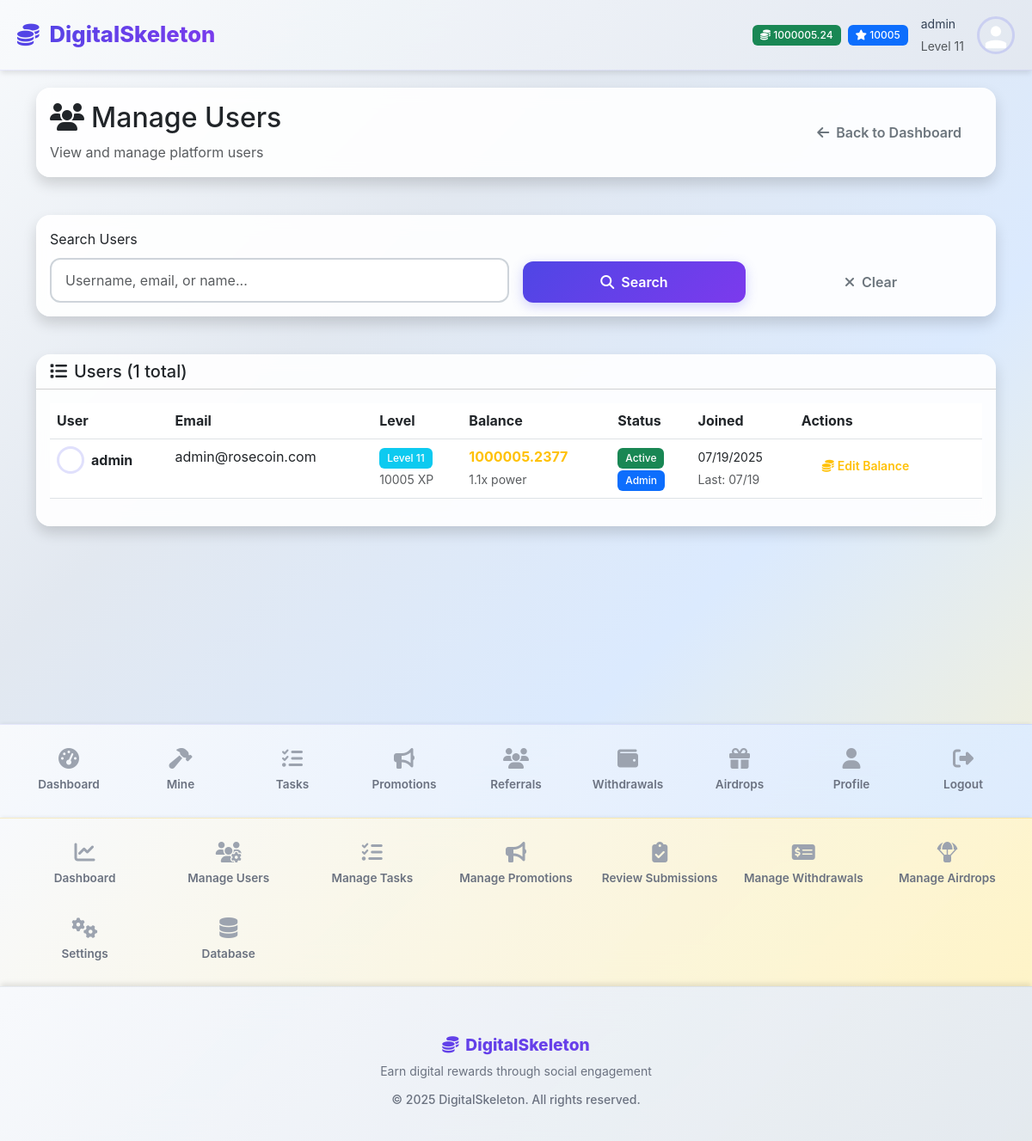
Before: /admin/users (signed in) with the older database file.
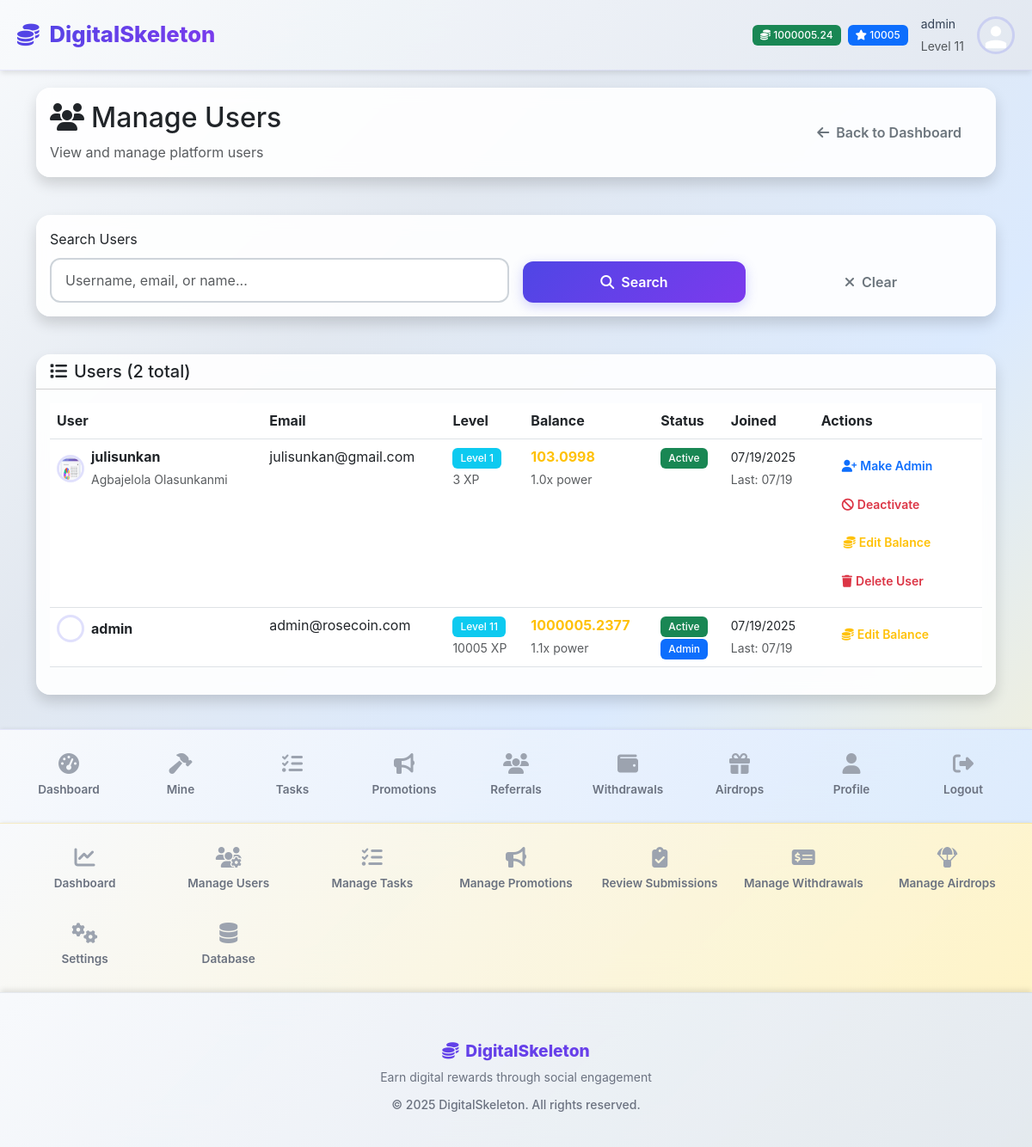
After: the same page with the newer database file.
### models/user.py (models this page shows, shortened)
class User(UserMixin, db.Model):
    id = db.Column(db.Integer, primary_key=True)
    username = db.Column(db.String(64), unique=True, nullable=False)
    email = db.Column(db.String(120), unique=True, nullable=False)
    password_hash = db.Column(db.String(256))
    first_name = db.Column(db.String(64))
    last_name = db.Column(db.String(64))
    balance = db.Column(db.Float, default=0.0)
    xp = db.Column(db.Integer, default=0)
    level = db.Column(db.Integer, default=1)
    mining_power = db.Column(db.Float, default=1.0)
    is_active = db.Column(db.Boolean, default=True)
    is_admin = db.Column(db.Boolean, default=False)
    email_verified = db.Column(db.Boolean, default=True)  # Auto-verified, no verification needed
    created_at = db.Column(db.DateTime, default=datetime.utcnow)
    last_login = db.Column(db.DateTime)
    last_mining = db.Column(db.DateTime)
    daily_mission_date = db.Column(db.Date)
    daily_missions_completed = db.Column(db.Integer, default=0)
    referral_code = db.Column(db.String(16), unique=True)
    referred_by = db.Column(db.Integer, db.ForeignKey('user.id'))
    wallet_address = db.Column(db.String(200))
    wallet_type = db.Column(db.String(50))  # 'paypal', 'bank', 'crypto'
    profile_image = db.Column(db.String(255))  # path to profile image
    mining_sessions = db.relationship('MiningSession', backref='user', lazy='dynamic')
    task_completions = db.relationship('TaskCompletion', foreign_keys='TaskCompletion.user_id', backref='user', lazy='dynamic')
    task_reviews = db.relationship('TaskCompletion', foreign_keys='TaskCompletion.reviewed_by', backref='task_reviewer', lazy='dynamic')
    withdrawals = db.relationship('Withdrawal', foreign_keys='Withdrawal.user_id', backref='user', lazy='dynamic')
    withdrawal_reviews = db.relationship('Withdrawal', foreign_keys='Withdrawal.reviewed_by', backref='withdrawal_reviewer', lazy='dynamic')
    airdrop_participations = db.relationship('AirdropParticipation', backref='user', lazy='dynamic')
    def get_profile_image_url(self):
        if self.profile_image:
            if self.profile_image.startswith('default-avatar-'):
                return f"/static/images/{self.profile_image}"
            else:
                return f"/static/uploads/profiles/{self.profile_image}"
        return "/static/images/default-avatar.svg"
    @property
    def profile_image_url(self):
        return self.get_profile_image_url()
    @property
    def avatar_url(self):
        return self.get_profile_image_url()

### core/admin.py (the view, shortened to what this page needs)
@admin_bp.route('/users')
@login_required
@admin_required
def users():
    page = request.args.get('page', 1, type=int)
    search = request.args.get('search', '')
    query = User.query
    users = query.order_by(User.created_at.desc()).paginate(
        page=page, per_page=20, error_out=False
    )
    return render_template('admin/users.html', users=users, search=search)

### app.py (called while the page is built, shortened)
@login_manager.user_loader
def load_user(user_id):
    from models.user import User
    return User.query.get(int(user_id))

@app.before_request
def check_maintenance_mode():
    from flask import current_app
    from models.settings import AppSettings
    if request.endpoint and request.endpoint.startswith('static'):
        return
    if request.endpoint in ['auth.login', 'auth.logout']:
        return
    if request.endpoint and request.endpoint.startswith('admin.') and current_user.is_authenticated and current_user.is_admin:
        return

@app.context_processor
def inject_app_settings():
    from models.settings import AppSettings
    return dict(app_settings=AppSettings.get_settings())

### core/admin.py (called while the page is built)
def admin_required(f):
    @wraps(f)
    def decorated_function(*args, **kwargs):
        if not current_user.is_authenticated or not current_user.is_admin:
            flash('Access denied. Admin privileges required.', 'error')
            return redirect(url_for('index'))
        return f(*args, **kwargs)
    return decorated_function

### templates/admin/users.html (shortened to what the changed rows need)
{% extends "base.html" %}
{% block content %}
<div class="container">
    <div class="row mb-4">
        <div class="col-12">
            <div class="card border-0 shadow">
                <div class="card-body">
                    <div class="d-flex justify-content-between align-items-center">
                        <div>
                            <h2><i class="fas fa-users me-2"></i>Manage Users</h2>
                        </div>
                    </div>
                </div>
            </div>
        </div>
    </div>
    <div class="row">
        <div class="col-12">
            <div class="card border-0 shadow">
                <div class="card-header bg-transparent">
                    <h5 class="card-title mb-0">
                        <i class="fas fa-list me-2"></i>Users ({{ users.total }} total)
                    </h5>
                </div>
                <div class="card-body">
                    {% if users.items %}
                    <div class="table-responsive">
                        <table class="table table-hover">
                            <thead>
                                <tr>
                                    <th>User</th>
                                    <th>Email</th>
                                    <th>Level</th>
                                    <th>Balance</th>
                                    <th>Status</th>
                                    <th>Joined</th>
                                    <th>Actions</th>
                                </tr>
                            </thead>
                            <tbody>
                                {% for user in users.items %}
                                <tr>
                                    <td>
                                        <div class="d-flex align-items-center">
                                            <img src="{{ user.avatar_url }}" alt="Avatar" class="rounded-circle me-2" width="32" height="32">
                                            <div>
                                                <strong>{{ user.username }}</strong>
                                                {% if user.first_name %}
                                                <br><small class="text-muted">{{ user.first_name }} {{ user.last_name or '' }}</small>
                                                {% endif %}
                                            </div>
                                        </div>
                                    </td>
                                    <td>{{ user.email }}</td>
                                    <td>
                                        <span class="badge bg-info">Level {{ user.level }}</span>
                                        <br><small class="text-muted">{{ user.xp }} XP</small>
                                    </td>
                                    <td>
                                        <strong class="text-warning">{{ "%.4f"|format(user.balance) }}</strong>
                                        <br><small class="text-muted">{{ "%.1f"|format(user.mining_power) }}x power</small>
                                    </td>
                                    <td>
                                        {% if user.is_active %}
                                        <span class="badge bg-success">Active</span>
                                        {% else %}
                                        <span class="badge bg-danger">Inactive</span>
                                        {% endif %}
                                        {% if user.is_admin %}
                                        <br><span class="badge bg-primary">Admin</span>
                                        {% endif %}
                                    </td>
                                    <td>
                                        <small>{{ user.created_at.strftime('%m/%d/%Y') }}</small>
                                        {% if user.last_login %}
                                        <br><small class="text-muted">Last: {{ user.last_login.strftime('%m/%d') }}</small>
                                        {% endif %}
                                    </td>
                                    <td>
                                        <div class="btn-group-vertical btn-group-sm" role="group">
                                            {% if user.id != current_user.id %}
                                            <form method="GET" action="{{ url_for('admin.toggle_admin', user_id=user.id) }}" class="d-inline">
                                                <button type="submit" class="btn btn-outline-{% if user.is_admin %}warning{% else %}primary{% endif %} btn-sm">
                                                    {% if user.is_admin %}
                                                    <i class="fas fa-user-minus me-1"></i>Remove Admin
                                                    {% else %}
                                                    <i class="fas fa-user-plus me-1"></i>Make Admin
                                                    {% endif %}
                                                </button>
                                            </form>
                                            <form method="POST" action="{{ url_for('admin.toggle_user_status', user_id=user.id) }}" class="d-inline">
                                                <button type="submit" class="btn btn-outline-{% if user.is_active %}danger{% else %}success{% endif %} btn-sm">
                                                    {% if user.is_active %}
                                                    <i class="fas fa-ban me-1"></i>Deactivate
                                                    {% else %}
                                                    <i class="fas fa-check me-1"></i>Activate
                                                    {% endif %}
                                                </button>
                                            </form>
                                            {% endif %}
                                            <button type="button" class="btn btn-outline-warning btn-sm"
                                                    data-bs-toggle="modal" data-bs-target="#editBalanceModal"
                                                    onclick="setEditBalance({{ user.id }}, '{{ user.username }}', {{ user.balance }})">
                                                <i class="fas fa-coins me-1"></i>Edit Balance
                                            </button>
                                            {% if user.id != current_user.id and not user.is_admin %}
                                            <form method="POST" action="{{ url_for('admin.delete_user', user_id=user.id) }}"
                                                  class="d-inline" onsubmit="return confirmDelete('{{ user.username }}')">
                                                <button type="submit" class="btn btn-outline-danger btn-sm">
                                                    <i class="fas fa-trash me-1"></i>Delete User
                                                </button>
                                            </form>
                                            {% endif %}
                                        </div>
                                    </td>
                                </tr>
                                {% endfor %}
                            </tbody>
                        </table>
                    </div>
                    {% else %}
                    <div class="text-center py-5">
                        <i class="fas fa-users text-muted mb-3" style="font-size: 3rem;"></i>
                        <h5>No Users Found</h5>
                        <p class="text-muted">No users match your search criteria.</p>
                    </div>
                    {% endif %}
                </div>
            </div>
        </div>
    </div>
</div>
{% endblock %}

### templates/base.html (shortened to what the changed rows need)
<!DOCTYPE html>
<html lang="en" data-bs-theme="light">
<head>
    <link href="https://cdn.jsdelivr.net/npm/bootstrap@5.3.0/dist/css/bootstrap.min.css" rel="stylesheet">
    <link rel="stylesheet" href="https://cdnjs.cloudflare.com/ajax/libs/font-awesome/6.4.0/css/all.min.css">
    <link rel="stylesheet" href="{{ url_for('static', filename='css/style.css') }}">
</head>
<body>
    <header class="app-header">
        {% if current_user.is_authenticated %}
        <div class="user-info">
            <div class="d-flex align-items-center gap-2">
                <span class="badge bg-success">
                    <i class="fas fa-coins"></i> {{ "%.2f"|format(current_user.balance) }}
                </span>
                <span class="badge bg-primary">
                    <i class="fas fa-star"></i> {{ current_user.xp }}
                </span>
            </div>
            <div class="username d-none d-md-block">
                <small>{{ current_user.username }}</small><br>
                <small class="text-muted">Level {{ current_user.level }}</small>
            </div>
            <img src="{{ current_user.profile_image_url }}"
                 alt="Profile" class="user-avatar">
        </div>
        {% endif %}
    </header>
    <main class="main-content">
        <div class="container-fluid">
            {% block content %}{% endblock %}
        </div>
    </main>
</body>
</html>

Changed rows visible on the page:
added User: avatar_url (picture), username "julisunkan", first_name "Agbajelola", last_name "Olasunkanmi", email "julisunkan@gmail.com", level "1", xp "3", balance "103.0998", mining_power "1.0", is_active "Active", created_at "07/19/2025", last_login "07/19", is_admin False (drawn)
Other visible differences:
{{ users.total }}: "1" → "2"
